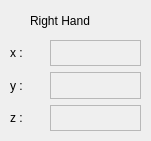
    <widget class="QFrame" name="frame_17">
     <property name="geometry">
      <rect>
       <x>330</x>
       <y>640</y>
       <width>151</width>
       <height>141</height>
      </rect>
     </property>
     <property name="frameShape">
      <enum>QFrame::NoFrame</enum>
     </property>
     <property name="frameShadow">
      <enum>QFrame::Raised</enum>
     </property>
     <widget class="QWidget" name="verticalLayoutWidget_42">
      <property name="geometry">
       <rect>
        <x>50</x>
        <y>40</y>
        <width>91</width>
        <height>91</height>
       </rect>
      </property>
      <layout class="QVBoxLayout" name="verticalLayout_36">
       <item>
        <widget class="QLabel" name="label_126">
         <property name="autoFillBackground">
          <bool>false</bool>
         </property>
         <property name="frameShape">
          <enum>QFrame::StyledPanel</enum>
         </property>
         <property name="text">
          <string/>
         </property>
        </widget>
       </item>
       <item>
        <widget class="QLabel" name="label_127">
         <property name="frameShape">
          <enum>QFrame::StyledPanel</enum>
         </property>
         <property name="text">
          <string/>
         </property>
        </widget>
       </item>
       <item>
        <widget class="QLabel" name="label_128">
         <property name="frameShape">
          <enum>QFrame::StyledPanel</enum>
         </property>
         <property name="text">
          <string/>
         </property>
        </widget>
       </item>
      </layout>
     </widget>
     <widget class="QWidget" name="verticalLayoutWidget_43">
      <property name="geometry">
       <rect>
        <x>10</x>
        <y>40</y>
        <width>31</width>
        <height>91</height>
       </rect>
      </property>
      <layout class="QVBoxLayout" name="verticalLayout_37">
       <item>
        <widget class="QLabel" name="label_129">
         <property name="text">
          <string>x :</string>
         </property>
        </widget>
       </item>
       <item>
        <widget class="QLabel" name="label_130">
         <property name="text">
          <string>y :</string>
         </property>
        </widget>
       </item>
       <item>
        <widget class="QLabel" name="label_131">
         <property name="text">
          <string>z :</string>
         </property>
        </widget>
       </item>
      </layout>
     </widget>
     <widget class="QLabel" name="label_132">
      <property name="geometry">
       <rect>
        <x>30</x>
        <y>10</y>
        <width>101</width>
        <height>21</height>
       </rect>
      </property>
      <property name="text">
       <string>Right Hand</string>
      </property>
     </widget>
    </widget>
